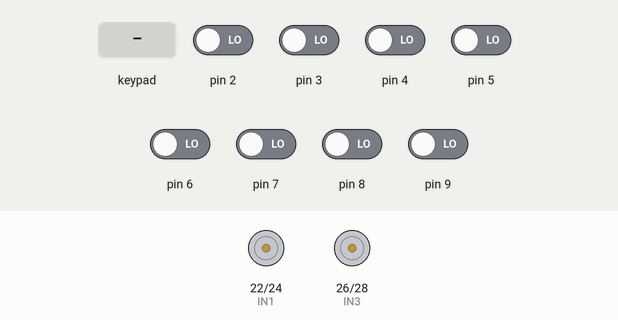
Simulated run of this sketch. Board: Arduino Mega 2560, built with avr-gcc and run on an emulated ATmega2560. Parts: motor-driver pin pairs drawn as motors (green arrow = first pin HIGH = forward, orange = second pin HIGH = backward, longer = more drive, scaled by the enable pin). Inputs (shaded band) come from the test bench; at power-on: pin 2–9 LOW. What the sketch prints to the serial monitor is not drawn.

Above: at 1.2 s.
1.3 s: key '0' pressed
At 2.7 s:
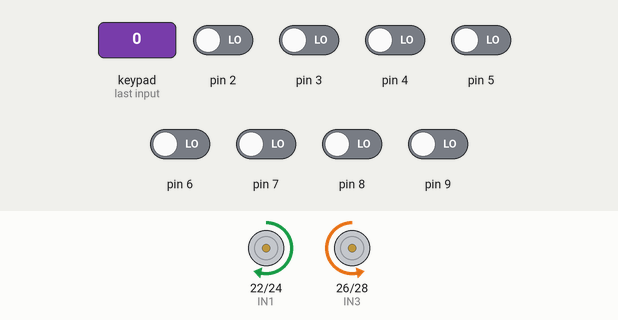
4.3 s: keypad keys 5 3 5 1 4 8 4 7 pressed 0.4 s apart
Timing chart, 0 to 7.3 s (numbered marks = the images above; inputs shaded):
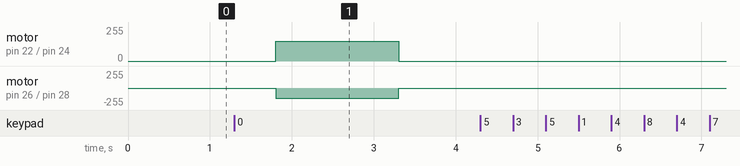

Measured:
- after the input at 1.3 s, motor on pin 22 (IN1) / pin 24 (IN2): stopped → forward 150/255 after 0.51 s, → stopped 1.5 s later; motor on pin 26 (IN3) / pin 28 (IN4): stopped → backward 150/255 after 0.51 s, → stopped 1.5 s later
- after the input at 4.3 s, every drawn part: stays the same

The sketch:

Try_Return.ino
```cpp
#include <Arduino.h>
#include <Keypad.h>

const byte ROWS = 4; //four rows
const byte COLS = 4; //four columns

char keys[ROWS][COLS] = {
  {'1','2','3','A'},
  {'4','5','6','B'},
  {'7','8','9','C'},
  {'*','0','#','D'}
};

byte rowPins[ROWS] = {53, 51, 48, 47}; // Connect to the row pinouts of the keypad
byte colPins[COLS] = {45, 43, 41, 39}; // Connect to the column pinouts of the keypad

Keypad keypad = Keypad(makeKeymap(keys), rowPins, colPins, ROWS, COLS);

int s1, s2, s3, s4, s5, s6, s7, s8;
const int ENA = 10; // PWM pin for Motor A speed control
const int IN1 = 22; // Motor A input 1
const int IN2 = 24; // Motor A input 2
const int ENB = 11; // PWM pin for Motor B speed control
const int IN3 = 26; // Motor B input 1
const int IN4 = 28; // Motor B input 2

int mode = 0; // Variable to store the selected mode

bool firstIntersectionPassed = false;
bool specialCaseActivated = false;
bool turned180 = false;

void setup() {
  pinMode(2, INPUT);
  pinMode(3, INPUT);
  pinMode(4, INPUT);
  pinMode(5, INPUT);
  pinMode(6, INPUT);
  pinMode(7, INPUT);
  pinMode(8, INPUT);
  pinMode(9, INPUT);

  pinMode(IN1, OUTPUT);
  pinMode(IN2, OUTPUT);
  pinMode(IN3, OUTPUT);
  pinMode(IN4, OUTPUT);
  Serial.begin(9600);

}

bool tableSelected = false; // Variable to indicate if a table number has been selected

int prevMode = 0; // Variable to store the previous mode

void loop() {
  char key = keypad.getKey();

  if (key != NO_KEY) {
    if (key == '1' || key == '2' || key == '3' || key == '4') {
      mode = key - '0'; // Convert char to int
      Serial.print("Selected Table: ");
      Serial.println(mode);
      specialCaseActivated = false; // Reset the special case flag
    }
    else if (key == '0') {
      turn180Degrees();
      specialCaseActivated = true; // Set the special case flag
      Serial.println("Special case activated.");
    }
  }

  // If mode has been selected, start line following
  if (mode != 0) {
    // Read sensor values
    s1 = digitalRead(2);
    s2 = digitalRead(3);
    s3 = digitalRead(4);
    s4 = digitalRead(5);
    s5 = digitalRead(6);
    s6 = digitalRead(7);
    s7 = digitalRead(8);
    s8 = digitalRead(9);

    // Line following
    lineFollow();
  }
}


void lineFollow() {
  // Black = 1, White = 0

  // Forward
   if (
    ((s1 == 0) && (s2 == 0) && (s3 == 0) && (s4 == 1) && (s5 == 1) && (s6 == 0) && (s7 == 0) && (s8 == 0)) ||
    ((s1 == 0) && (s2 == 0) && (s3 == 0) && (s4 == 1) && (s5 == 0) && (s6 == 0) && (s7 == 0) && (s8 == 0)) ||
    ((s1 == 0) && (s2 == 0) && (s3 == 0) && (s4 == 0) && (s5 == 1) && (s6 == 0) && (s7 == 0) && (s8 == 0)) ||
    ((s1 == 0) && (s2 == 0) && (s3 == 1) && (s4 == 1) && (s5 == 1) && (s6 == 1) && (s7 == 0) && (s8 == 0)) ||
    ((s1 == 0) && (s2 == 1) && (s3 == 1) && (s4 == 1) && (s5 == 1) && (s6 == 1) && (s7 == 1) && (s8 == 0))
  ) {
    forward();
  }
  // Right
  else if (
    ((s1==0)&&(s2==0)&&(s3==0)&&(s4==0)&&(s5==0)&&(s6==0)&&(s7==0)&&(s8==1)) ||
    ((s1==0)&&(s2==0)&&(s3==0)&&(s4==0)&&(s5==0)&&(s6==0)&&(s7==1)&&(s8==1)) ||
    ((s1==0)&&(s2==0)&&(s3==0)&&(s4==0)&&(s5==0)&&(s6==0)&&(s7==1)&&(s8==0)) ||
    ((s1==0)&&(s2==0)&&(s3==0)&&(s4==0)&&(s5==0)&&(s6==1)&&(s7==1)&&(s8==0)) ||
    ((s1==0)&&(s2==0)&&(s3==0)&&(s4==0)&&(s5==0)&&(s6==1)&&(s7==0)&&(s8==0)) ||
    ((s1==0)&&(s2==0)&&(s3==0)&&(s4==0)&&(s5==1)&&(s6==1)&&(s7==0)&&(s8==0)) ||

    ((s1==0)&&(s2==1)&&(s3==1)&&(s4==1)&&(s5==1)&&(s6==1)&&(s7==1)&&(s8==1)) ||
    ((s1==0)&&(s2==0)&&(s3==1)&&(s4==1)&&(s5==1)&&(s6==1)&&(s7==1)&&(s8==1)) ||
    ((s1==0)&&(s2==0)&&(s3==0)&&(s4==1)&&(s5==1)&&(s6==1)&&(s7==1)&&(s8==1)) ||
    ((s1==0)&&(s2==0)&&(s3==0)&&(s4==0)&&(s5==1)&&(s6==1)&&(s7==1)&&(s8==1)) ||
    ((s1==0)&&(s2==0)&&(s3==0)&&(s4==0)&&(s5==0)&&(s6==1)&&(s7==1)&&(s8==1)) ||
    ((s1==0)&&(s2==0)&&(s3==0)&&(s4==0)&&(s5==0)&&(s6==0)&&(s7==1)&&(s8==1)) ||
    ((s1==0)&&(s2==0)&&(s3==0)&&(s4==0)&&(s5==0)&&(s6==0)&&(s7==0)&&(s8==1)) ||
    ((s1==0)&&(s2==0)&&(s3==0)&&(s4==0)&&(s5==0)&&(s6==1)&&(s7==1)&&(s8==0)) ||
    ((s1==0)&&(s2==0)&&(s3==0)&&(s4==0)&&(s5==1)&&(s6==1)&&(s7==0)&&(s8==0)) ||
    ((s1==0)&&(s2==0)&&(s3==0)&&(s4==0)&&(s5==1)&&(s6==1)&&(s7==1)&&(s8==0)) ||
    ((s1==0)&&(s2==0)&&(s3==0)&&(s4==1)&&(s5==1)&&(s6==1)&&(s7==0)&&(s8==0)) ||
    ((s1==0)&&(s2==0)&&(s3==0)&&(s4==1)&&(s5==1)&&(s6==1)&&(s7==1)&&(s8==0)) ||
    ((s1==0)&&(s2==0)&&(s3==1)&&(s4==1)&&(s5==1)&&(s6==1)&&(s7==1)&&(s8==0))
  ) {
    right();
  }
  // Left
  else if (
    ((s1==1)&&(s2==0)&&(s3==0)&&(s4==0)&&(s5==0)&&(s6==0)&&(s7==0)&&(s8==0)) ||
    ((s1==1)&&(s2==1)&&(s3==0)&&(s4==0)&&(s5==0)&&(s6==0)&&(s7==0)&&(s8==0)) ||
    ((s1==0)&&(s2==1)&&(s3==0)&&(s4==0)&&(s5==0)&&(s6==0)&&(s7==0)&&(s8==0)) ||
    ((s1==0)&&(s2==1)&&(s3==1)&&(s4==0)&&(s5==0)&&(s6==0)&&(s7==0)&&(s8==0)) ||
    ((s1==0)&&(s2==0)&&(s3==1)&&(s4==0)&&(s5==0)&&(s6==0)&&(s7==0)&&(s8==0)) ||
    ((s1==0)&&(s2==0)&&(s3==1)&&(s4==1)&&(s5==0)&&(s6==0)&&(s7==0)&&(s8==0)) ||

    ((s1==1)&&(s2==1)&&(s3==1)&&(s4==1)&&(s5==1)&&(s6==1)&&(s7==1)&&(s8==0)) ||
    ((s1==1)&&(s2==1)&&(s3==1)&&(s4==1)&&(s5==1)&&(s6==1)&&(s7==0)&&(s8==0)) ||
    ((s1==1)&&(s2==1)&&(s3==1)&&(s4==1)&&(s5==1)&&(s6==0)&&(s7==0)&&(s8==0)) ||
    ((s1==1)&&(s2==1)&&(s3==1)&&(s4==1)&&(s5==0)&&(s6==0)&&(s7==0)&&(s8==0)) ||
    ((s1==1)&&(s2==1)&&(s3==1)&&(s4==0)&&(s5==0)&&(s6==0)&&(s7==0)&&(s8==0)) ||
    ((s1==1)&&(s2==1)&&(s3==0)&&(s4==0)&&(s5==0)&&(s6==0)&&(s7==0)&&(s8==0)) ||
    ((s1==1)&&(s2==0)&&(s3==0)&&(s4==0)&&(s5==0)&&(s6==0)&&(s7==0)&&(s8==0)) ||
    ((s1==0)&&(s2==1)&&(s3==1)&&(s4==0)&&(s5==0)&&(s6==0)&&(s7==0)&&(s8==0)) ||
    ((s1==0)&&(s2==0)&&(s3==1)&&(s4==1)&&(s5==0)&&(s6==0)&&(s7==0)&&(s8==0)) ||
    ((s1==0)&&(s2==1)&&(s3==1)&&(s4==1)&&(s5==0)&&(s6==0)&&(s7==0)&&(s8==0)) ||
    ((s1==0)&&(s2==0)&&(s3==1)&&(s4==1)&&(s5==1)&&(s6==0)&&(s7==0)&&(s8==0)) ||
    ((s1==0)&&(s2==1)&&(s3==1)&&(s4==1)&&(s5==1)&&(s6==0)&&(s7==0)&&(s8==0)) ||
    ((s1==0)&&(s2==1)&&(s3==1)&&(s4==1)&&(s5==1)&&(s6==1)&&(s7==0)&&(s8==0))
  ) {
    left();
  }
  // Stop
  else if ((s1 == 0) && (s2 == 0) && (s3 == 0) && (s4 == 0) && (s5 == 0) && (s6 == 0) && (s7 == 0) && (s8 == 0)) {
    motor_stop();
  }

  // If all sensors are on the line and a mode has been selected, turn left or right
  if ((s1 == 1) && (s2 == 1) && (s3 == 1) && (s4 == 1) && (s5 == 1) && (s6 == 1) && (s7 == 1) && (s8 == 1)) {

    if (specialCaseActivated && turned180) {

      if (mode == 1) {
        right(); // Change behavior for table 1
        Serial.println("Special case: Table 1 - Turned right at intersection");
      } else if (mode == 2) {
        left(); // Change behavior for table 2
        Serial.println("Special case: Table 2 - Turned left at intersection");
      }
    } else {
      if (mode == 1) {
        left();
        Serial.println("Table 1: Turned left at intersection");
      } else if (mode == 2) {
        right();
        Serial.println("Table 2: Turned right at intersection");
      }
      else if (mode == 3){
        if (firstIntersectionPassed) {
        left(); // Turn left at the intersection
        Serial.println("Table 3: Turned left at intersection (subsequent)");
      } else {
        forward(); // Move forward without turning
        Serial.println("Table 3: Moved forward through intersection (first)");
        delay(500); // Delay to ensure the robot fully crosses the intersection
        firstIntersectionPassed = true; // Update the flag to indicate the first intersection is passed
      }
      }
      else if (mode == 4) {
        if (firstIntersectionPassed) {
        right(); // Turn right at the intersection
        Serial.println("Table 4: Turned right at intersection (subsequent)");
      }
      else {
        forward(); // Move forward without turning
        Serial.println("Table 4: Moved forward through intersection (first)");
        delay(500); // Delay to ensure the robot fully crosses the intersection
        firstIntersectionPassed = true; // Update the flag to indicate the first intersection is passed
      }
    }
    }

  }
}

void forward() {
  digitalWrite(IN1, HIGH);
  digitalWrite(IN2, LOW);
  analogWrite(ENA, 110);
  digitalWrite(IN3, HIGH);
  digitalWrite(IN4, LOW);
  analogWrite(ENB, 110);
}

void right() {
  digitalWrite(IN1, LOW);
  digitalWrite(IN2, LOW);
  analogWrite(ENA, 0);
  digitalWrite(IN3, HIGH);
  digitalWrite(IN4, LOW);
  analogWrite(ENB, 170);
}

void left() {
  digitalWrite(IN1, HIGH);
  digitalWrite(IN2, LOW);
  analogWrite(ENA, 170);
  digitalWrite(IN3, LOW);
  digitalWrite(IN4, LOW);
  analogWrite(ENB, 0);
}

void motor_stop() {
  digitalWrite(IN1, LOW);
  digitalWrite(IN2, LOW);
  analogWrite(ENA, 0);
  digitalWrite(IN3, LOW);
  digitalWrite(IN4, LOW);
  analogWrite(ENB, 0);
}

void turn180Degrees() {
  // Stop the robot
  motor_stop();
  delay(500); // Add a small delay for stability

  // Set the motors to rotate in opposite directions
  digitalWrite(IN1, HIGH);
  digitalWrite(IN2, LOW);
  analogWrite(ENA, 150); // Adjust the speed as needed

  digitalWrite(IN3, LOW);
  digitalWrite(IN4, HIGH);
  analogWrite(ENB, 150); // Adjust the speed as needed

  // Delay for the time needed to complete the turn
  delay(1500); // Adjust the delay based on the robot's turning performance

  // Stop the motors
  motor_stop();
  turned180 = true;
}
```
